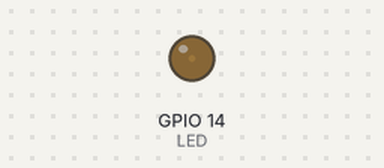
A program run on a simulated Raspberry Pi (BCM pin numbers). Shown: output pins drawn as LEDs (lit = HIGH).

Above: at 0.05 s.
At 0.9 s:
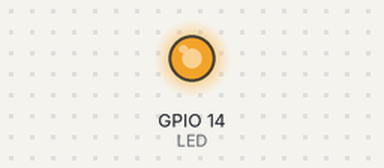
At 1.35 s:
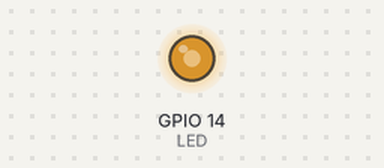
At 1.75 s:
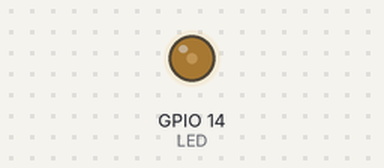
Timing chart, 0 to 4.6 s (numbered marks = the images above):
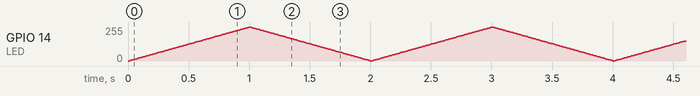

The program:

pwm_led.py
```python
import RPi.GPIO as GPIO
from time import sleep

LED = 14

GPIO.setmode(GPIO.BCM)
GPIO.setwarnings(False)

GPIO.setup(LED, GPIO.OUT)

pwm = GPIO.PWM(LED, 100)
pwm.start(0)

sleepTime = 0.01
numLoops = 100
try:
    while True:
        for x in xrange(numLoops):
            pwm.ChangeDutyCycle(x)
            sleep(sleepTime)

        for x in xrange(numLoops, 0, -1):
            pwm.ChangeDutyCycle(x)
            sleep(sleepTime)

except KeyboardInterrupt:
    print("\nCleaning up...")
    pwm.stop()
    GPIO.cleanup()
```
